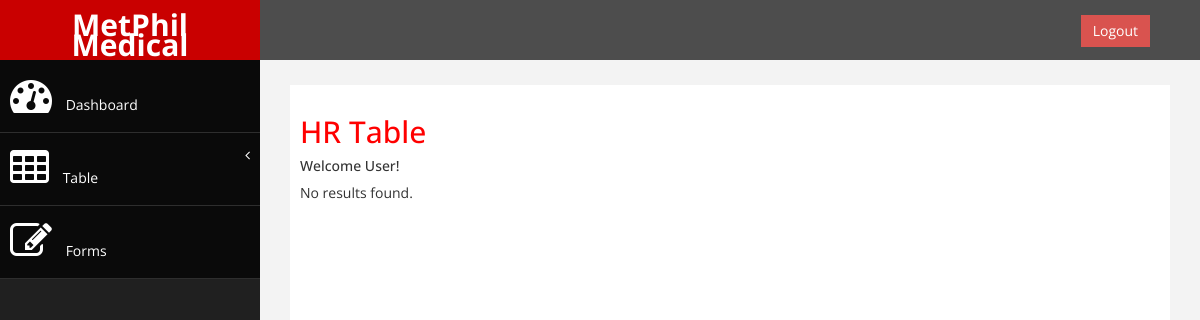
The app's page /fulltable.php?employeeid=30, older data.
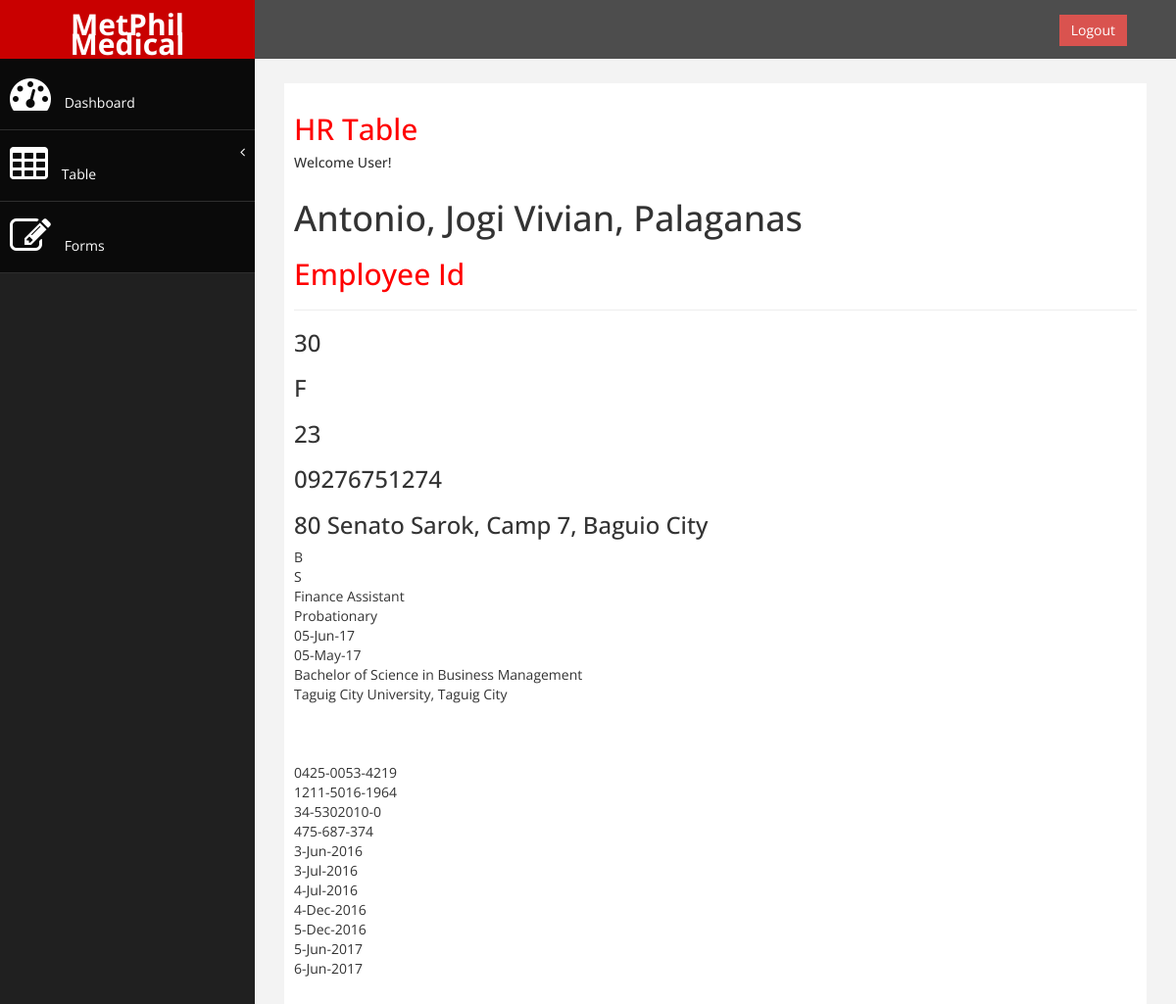
The same page, newer data.
### tables this page shows
CREATE TABLE `employmentcontracts` (
  `employeeId` text,
  `firstContract_start` text,
  `firstContract_end` text,
  `secondContract_start` text,
  `secondContract_end` text,
  `thirdContract_start` text,
  `thirdContract_end` text,
  `fourthContract_start` text,
  `fourthContract_end` text,
  `fifthContract_start` text,
  `fifthContract_end` text,
  `empContNum` int(11) NOT NULL,
  `sixthContract_start` text,
  `sixthContract_end` text,
  PRIMARY KEY (`empContNum`)
);

CREATE TABLE `employees` (
  `bloodType` text,
  `licenseId` text,
  `phicId` text,
  `employeeId` bigint(5) NOT NULL AUTO_INCREMENT,
  `hdmfId` text,
  `sssId` text,
  `tinId` text,
  `firstname` text,
  `educationalAttainment` text,
  `middlename` text,
  `lastname` text,
  `contactNo` text,
  `address` text,
  `licenseExpiration` text,
  `civilStatus` text,
  `school` text,
  `license` text,
  `gender` text,
  `age` int(11) DEFAULT NULL,
  `birthdate` text,
  `position` text,
  `empStatus` text,
  `statusEndDate` text,
  `statusEvaluationDate` text,
  PRIMARY KEY (`employeeId`)
);

### fullTable.php (the view, shortened to what this page needs)
<!DOCTYPE html>
<html xmlns="http://www.w3.org/1999/xhtml">
<head>
    <link href="assets/css/bootstrap.css" rel="stylesheet" />
    <link href="assets/css/font-awesome.css" rel="stylesheet" />
    <link href="assets/css/custom.css" rel="stylesheet" />
    <link href="assets/js/dataTables/dataTables.bootstrap.css" rel="stylesheet" />
</head>
<body>
    <div id="wrapper">
        <nav class="navbar navbar-default navbar-cls-top " role="navigation" style="margin-bottom: 0">
            <div class="navbar-header">
                <a class="navbar-brand" href="index.php">MetPhil Medical</a>
            </div>
            <div style="color: white; padding: 15px 50px 5px 50px; float: right; font-size: 16px;">
                <a href="login/index.php" class="btn btn-danger square-btn-adjust">Logout</a>
            </div>
        </nav>
                <nav class="navbar-default navbar-side" role="navigation">
            <div class="sidebar-collapse">
                <ul class="nav" id="main-menu">
                    <li>
                        <a  href="dashboard.php"><i class="fa fa-dashboard fa-3x"></i> Dashboard</a>
                    </li>
                    <li>
                        <a href="#"><i class="fa fa-table fa-3x"></i> Table<span class="fa arrow"></span></a>
                      </li>
                    <li  >
                        <a  href="form.php"><i class="fa fa-edit fa-3x"></i> Forms </a>
                    </li>
                </ul>
            </div>
        </nav>
        <div id="page-wrapper" >
            <div id="page-inner">
                <div class="row">
                    <div class="col-md-12">
                     <h2>HR Table</h2>
                        <h5>Welcome User!</h5>
                    </div>
                </div>
                <div>
                    <?php
                        $currentEmpId = $_GET['employeeid'];
                        if(isset($_POST)){
                            $count = mysqli_num_rows($query);
                            if($count == 0){
                                echo "No results found.";
                            }else{
                                while($row = mysqli_fetch_array($query)){
                                    $employeeid = $row[0];
                                    $firstName = $row[1];
                                    $middleName = $row[2];
                                    $lastName = $row[3];
                                    $gender = $row[4];
                                    $age = $row[5];
                                    $contactNo = $row[6];
                                    $address = $row[7];
                                    $bloodtype = $row[8];
                                    $civilStatus = $row[9];
                                    $position = $row[10];
                                    $empStatus = $row[11];
                                    $statusEndDate = $row[12];
                                    $statusEvaluation = $row[13];
                                    $educationalAttainment = $row[14];
                                    $school = $row[15];
                                    $phicId = $row[19];
                                    $hdmfId = $row[20];
                                    $sssId = $row[21];
                                    $tinId = $row[22];
                                    $firstContractStart = $row[23];
                                    $firstContractEnd = $row[24];
                                    $secondContractStart = $row[25];
                                    $secondContractEnd = $row[26];
                                    $thirdContractStart = $row[27];
                                    $thirdContractEnd = $row[28];
                                    $fourthContractStart = $row[29];
                                    echo "<div>";
                                        echo "<h1>$lastName, $firstName, $middleName</h1>";
                                        echo "<h2>Employee Id</h2>";
                                        echo "<hr>";
                                        echo "<h3>$employeeid</h3>";
                                        echo "<h3>$gender</h3>";
                                        echo "<h3>$age</h3>";
                                        echo "<h3>$contactNo</h3>";
                                        echo "<h3>$address</h3>";
                                        echo "$bloodtype</br>";
                                        echo "$civilStatus</br>";
                                        echo "$position</br>";
                                        echo "$empStatus</br>";
                                        echo "$statusEndDate</br>";
                                        echo "$statusEvaluation</br>";
                                        echo "$educationalAttainment</br>";
                                        echo "$school</br>";
                                        echo "$phicId</br>";
                                        echo "$hdmfId</br>";
                                        echo "$sssId</br>";
                                        echo "$tinId</br>";
                                        echo "$firstContractStart</br>";
                                        echo "$firstContractEnd</br>";
                                        echo "$secondContractStart</br>";
                                        echo "$secondContractEnd</br>";
                                        echo "$thirdContractStart</br>";
                                        echo "$thirdContractEnd</br>";
                                        echo "$fourthContractStart</br>";
                                    echo "</div>";
                                }
                            }
                        }
                        ?>
                </div>
            </div>
        </div>
    </div>
</body>
</html>

### assets/css/custom.css (style rules this page uses)
body { font-family: 'Open Sans', sans-serif; }
#wrapper { width: 100%; background:#202020; }
#page-wrapper { padding: 15px 15px; min-height: 600px; background:#F3F3F3; }
#page-inner { width:100%; margin:10px 20px 10px 0px; background-color:#fff!important; padding:10px; min-height:1200px; }
h2 { color: #f00; }
.square-btn-adjust { border: 0px solid transparent; -webkit-border-radius: 0px; -moz-border-radius: 0px; border-radius: 0px; }
.navbar-cls-top .navbar-brand { color: #fff; background: #C90000; width: 260px; text-align: center; height: 60px; font-size: 30px; font-weight: 700; }
.arrow { float: right; }
.fa.arrow:before { content: "\f104"; }
.sidebar-collapse , .sidebar-collapse .nav { background:none; }
.sidebar-collapse .nav { padding:0; }
.sidebar-collapse .nav > li > a { color:#fff; background:#0A0A0A; text-shadow:none; }
.sidebar-collapse > .nav > li > a { padding:15px 10px; }
.sidebar-collapse > .nav > li { border-bottom: 1px solid rgba(107, 108, 109, 0.19); }
.navbar-side { border:none; background-color: #202020; }
.navbar-cls-top { background:#4D4D4D; border-bottom:none; }
.navbar-default { border:0px solid black; }
.navbar-header { background: #A70303; }
.nav > li > a > i { margin-right:10px; }
@media (min-width:768px) { #page-wrapper { margin: 0 0 0 260px; padding: 15px 30px; min-height: 1200px; } }
@media (min-width:768px) { .navbar-side { z-index: 1; position: absolute; width: 260px; } }
@media (min-width:768px) { .navbar { border-radius: 0px; } }

Row changes from the older to the newer data that the page shows:
added employmentcontracts: employeeId.lastname "Antonio", employeeId.firstname "Jogi Vivian", employeeId.middlename "Palaganas", employeeId.employeeId "30", employeeId.gender "F", employeeId.age "23", employeeId.contactNo "09276751274", employeeId.address "80 Senato Sarok, Camp 7, Baguio City", employeeId.bloodType "B", employeeId.civilStatus "S", employeeId.position "Finance Assistant", employeeId.empStatus "Probationary", employeeId.statusEndDate "05-Jun-17", employeeId.statusEvaluationDate "05-May-17", employeeId.educationalAttainment "Bachelor of Science in Business Management", employeeId.school "Taguig City University, Taguig City", employeeId.phicId "0425-0053-4219", employeeId.hdmfId "1211-5016-1964", employeeId.sssId "34-5302010-0", employeeId.tinId "475-687-374", firstContract_start "3-Jun-2016", firstContract_end "3-Jul-2016", secondContract_start "4-Jul-2016", secondContract_end "4-Dec-2016", thirdContract_start "5-Dec-2016", thirdContract_end "5-Jun-2017", fourthContract_start "6-Jun-2017"
Text that changed along with them:
text no longer shown: "No results found."
